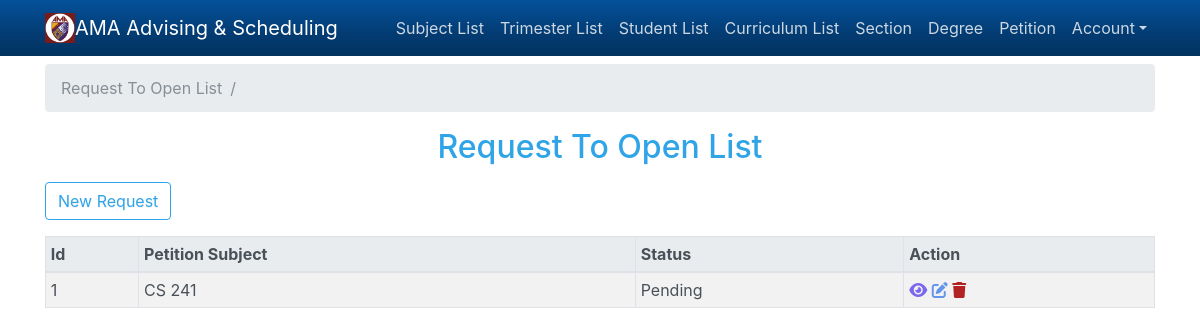
The app's page /index.php?menu=petition_list (signed in) with its own data.
### tables this page shows
CREATE TABLE `request_to_open_list` (
  `id` int(11) NOT NULL,
  `subject_id` int(11) NOT NULL,
  `status` varchar(20) NOT NULL DEFAULT 'Pending'
);

CREATE TABLE `subject_list` (
  `id` int(11) NOT NULL,
  `subject_code` varchar(50) NOT NULL,
  `subject_name` varchar(50) NOT NULL,
  `subject_desc` varchar(50) NOT NULL,
  `subject_status` tinyint(1) NOT NULL,
  `lec_unit` int(11) NOT NULL,
  `lab_unit` int(11) NOT NULL DEFAULT 0
);

### includes/db_config.php (called while the page is built, shortened)
<?php
$host = 'localhost';
$user = 'root';
$password = '';
$database = 'ama';
$connect = mysqli_connect($host, $user, $password, $database);
function query($sql) {
	global $connect;
	$result = mysqli_query($connect, $sql);
	return $result;
}

### pages/request_to_open_list.php (the view, shortened to what this page needs)
<?php
$petition_subject_list = query("SELECT ps.id
									,  sl.subject_code
									,  ps.status
								from request_to_open_list ps
								inner join subject_list sl
										on ps.subject_id = sl.id");
?>
<ol class="breadcrumb">
  <li class="breadcrumb-item active">Request To Open List</a></li>
  <li class="breadcrumb-item"></li>
</ol>
<h2 class="text-center">Request To Open List</h2>
<div class="mt-3">
	<div class="form-group">
		<a class="btn btn-outline-primary" href="index.php?new=petition">New Request</a>
	</div>
	<div class="table-responsive">
		<table class="table table-sm table-bordered table-hover table-striped">
			<thead class="thead-light">
				<tr>
					<th>Id</th>
					<th>Petition Subject</th>
					<th>Status</th>
					<th>Action</th>
				</tr>
			</thead>
			<tbody>
				<?php
				if ($petition_subject_list) :
					while ($petition_subject = mysqli_fetch_assoc($petition_subject_list)) : ?>
							<tr>
								<td><?php echo $petition_subject['id'] ?></td>
								<td><?php echo $petition_subject['subject_code'] ?></td>
								<td><?php echo $petition_subject['status'] ?></td>
								<td>
									<a href="index.php?view=petition_student&view_id=<?php echo $petition_subject['id'] ?>" title="View"><i class="fas fa-eye"></i></a>
									<a href="index.php?edit=petition&edit_id=<?php echo $petition_subject['id'] ?>" title="Edit"><i class="fas fa-edit">
									</i></a>
									<a href="index.php?delete=petition&delete_id=<?php echo $petition_subject['id'] ?>" title="Delete"><i class="fas fa-trash"></i></a>
								</td>
							</tr>
							<?php
					endwhile;
				endif;
				?>
			</tbody>
		</table>
	</div>
</div>

### css/mystyle.css (style rules this page uses)
.fa-edit { color: #6495ED; }
.fa-trash { color: #B22222; }
.fa-eye { color: #7B68EE; }

### records on screen
request_to_open_list: id "1", subject_list.subject_code "CS 241", status "Pending"
